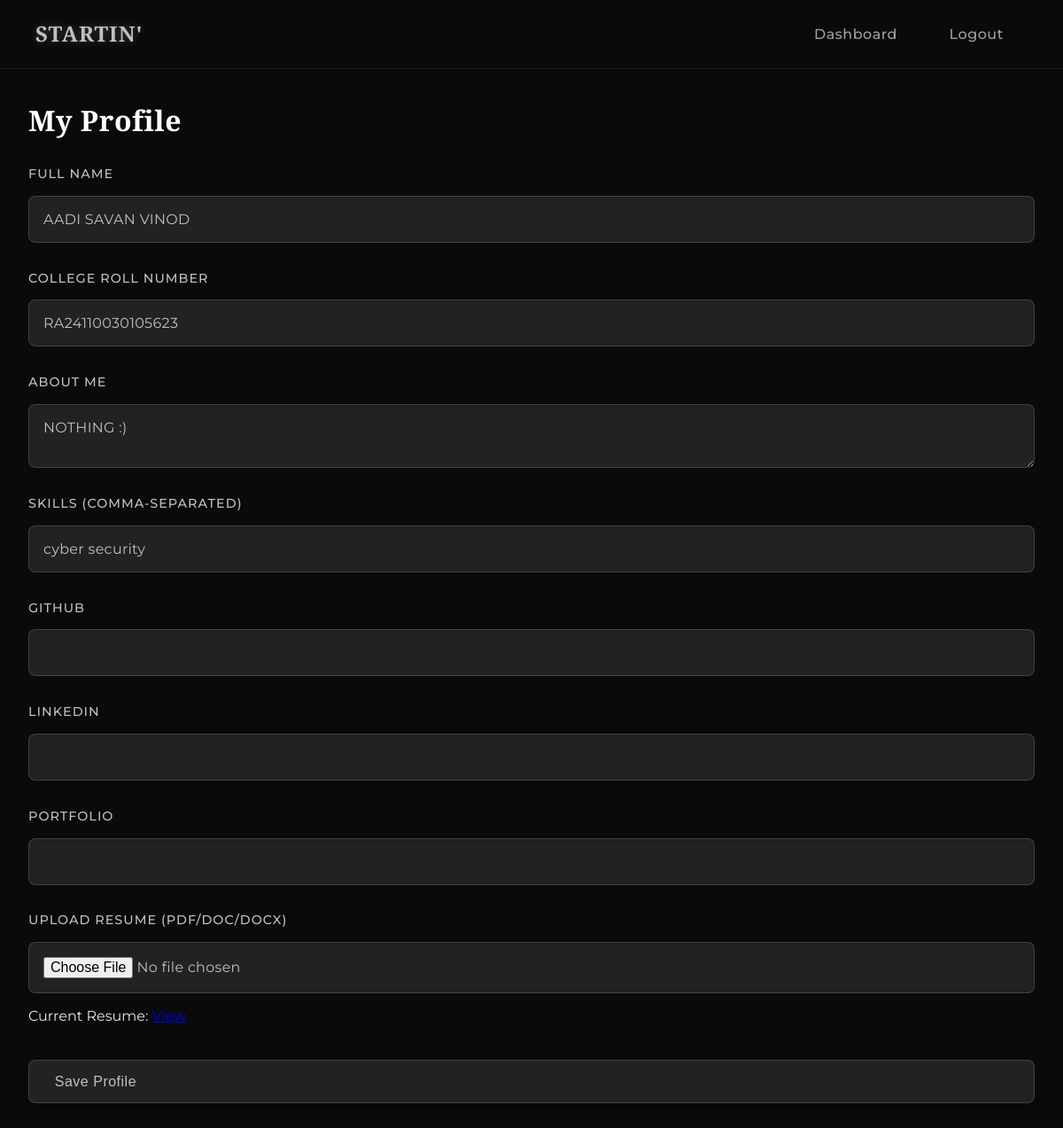
The page /student/profile (signed in) on the database its author committed.
### Models.py (models this page shows)
class StudentProfile(db.Model):
    __tablename__ = "student_profile"
    id = db.Column(db.Integer, primary_key=True)
    student_id = db.Column(db.Integer, db.ForeignKey("student_registeration.id"), unique=True, nullable=False)
    name = db.Column(db.String(100), nullable=False)
    college_roll = db.Column(db.String(50), nullable=False, unique=True)
    about = db.Column(db.Text)
    skillset = db.Column(db.String(300))
    resume = db.Column(db.String(200))
    github = db.Column(db.String(200))
    linkedin = db.Column(db.String(200))
    portfolio = db.Column(db.String(200))
    listings = db.relationship("StudentListing", backref="student", lazy=True)

### app.py (the view, shortened to what this page needs)
@app.route('/student/profile', methods=["GET", "POST"])
def profile():
    student_id = session.get('student_id')
    if not student_id:
        return redirect(url_for('login_student'))
    profile = StudentProfile.query.filter_by(student_id=student_id).first()
    return render_template('profile_student.html', profile=profile)

### templates/profile_student.html (shortened to what this page needs)
<!DOCTYPE html>
<html lang="en">
<head>
    <link rel="stylesheet" href="{{ url_for('static', filename='styles_student.css') }}">
</head>
<body>
<nav class="navbar">
    <div class="nav-brand">STARTIN'</div>
    <div class="nav-links">
        <a href="{{ url_for('index1') }}">Dashboard</a>
        <a href="{{ url_for('logout') }}" class="logout-btn">Logout</a>
    </div>
</nav>
<main class="profile-main-container">
    <h1>My Profile</h1>
    <form method="POST" enctype="multipart/form-data" class="profile-form">
        <div class="form-group">
            <label for="studentName">Full Name</label>
            <input type="text" id="studentName" name="studentName" value="{{ profile.name if profile else '' }}" required>
        </div>
        <div class="form-group">
            <label for="rollNumber">College Roll Number</label>
            <input type="text" id="rollNumber" name="rollNumber" value="{{ profile.college_roll if profile else '' }}" required>
        </div>
        <div class="form-group">
            <label for="aboutMe">About Me</label>
            <textarea id="aboutMe" name="aboutMe">{{ profile.about if profile else '' }}</textarea>
        </div>
        <div class="form-group">
            <label for="skillset">Skills (comma-separated)</label>
            <input type="text" id="skillset" name="skillset" value="{{ profile.skillset if profile else '' }}">
        </div>
        <div class="form-group">
            <label for="github">GitHub</label>
            <input type="url" id="github" name="github" value="{{ profile.github if profile else '' }}">
        </div>
        <div class="form-group">
            <label for="linkedin">LinkedIn</label>
            <input type="url" id="linkedin" name="linkedin" value="{{ profile.linkedin if profile else '' }}">
        </div>
        <div class="form-group">
            <label for="portfolio">Portfolio</label>
            <input type="url" id="portfolio" name="portfolio" value="{{ profile.portfolio if profile else '' }}">
        </div>
        <div class="form-group">
            <label for="resume">Upload Resume (PDF/DOC/DOCX)</label>
            <input type="file" id="resume" name="resume" accept=".pdf,.doc,.docx">
            {% if profile and profile.resume %}
                <p>Current Resume: <a href="{{ profile.resume }}" target="_blank">View</a></p>
            {% endif %}
        </div>
        <button type="submit" class="btn-primary">Save Profile</button>
    </form>
</main>
</body>
</html>

### static/styles_student.css (style rules this page uses)
* { margin: 0; padding: 0; box-sizing: border-box; }
:root { --rich-black: #0a0a0a; --primary-black: #121212; --secondary-black: #1a1a1a; --tertiary-black: #222222; --elegant-silver: #c0c0c0; --bright-silver: #d8d8d8; --soft-silver: #a0a0a0; --accent-silver: #e5e5e5; --pure-white: #ffffff; --light-silver: #f5f5f5; --primary-silver: #888888; --transition-smooth: all 0.3s cubic-bezier(0.4, 0, 0.2, 1); --transition-bounce: all 0.4s cubic-bezier(0.68, -0.6, 0.32, 1.6); --transition-glide: all 0.6s cubic-bezier(0.34, 1.56, 0.64, 1); --transition-slow: all 0.8s cubic-bezier(0.4, 0, 0.2, 1); --shadow-soft: 0 4px 6px rgba(0, 0, 0, 0.2); --shadow-medium: 0 6px 12px rgba(0, 0, 0, 0.25); --shadow-hover: 0 8px 16px rgba(0, 0, 0, 0.3); --glow-silver: 0 0 15px rgba(192, 192, 192, 0.3); }
body { font-family: 'Montserrat', sans-serif; line-height: 1.6; color: var(--accent-silver); background-color: var(--rich-black); transition: var(--transition-smooth); }
h1, h2, h3, .nav-brand { font-family: 'Playfair Display', serif; color: var(--pure-white); letter-spacing: 0.5px; }
.navbar { position: sticky; top: 0; background-color: var(--rich-black); padding: 1.2rem 2.5rem; display: flex; justify-content: space-between; align-items: center; box-shadow: 0 2px 20px rgba(0, 0, 0, 0.4); z-index: 1000; transition: var(--transition-smooth); border-bottom: 1px solid rgba(192, 192, 192, 0.1); -webkit-backdrop-filter: blur(8px); backdrop-filter: blur(8px); }
.nav-brand { color: var(--elegant-silver); font-size: 1.5rem; font-weight: 700; letter-spacing: 1px; transition: var(--transition-bounce); text-shadow: 0 0 10px rgba(192, 192, 192, 0.3); }
.nav-links a { color: var(--soft-silver); text-decoration: none; padding: 0.6rem 1.2rem; margin: 0 0.5rem; transition: var(--transition-smooth); position: relative; font-weight: 500; letter-spacing: 0.5px; }
.nav-links a::after { content: ''; position: absolute; bottom: -2px; left: 50%; width: 0; height: 1px; background: linear-gradient(90deg, transparent, var(--elegant-silver), transparent); transition: var(--transition-bounce); transform: translateX(-50%); }
main { padding: 2rem; max-width: 1200px; margin: 0 auto; }
h1, h2 { margin-bottom: 1.5rem; color: var(--pure-white); }
.btn-primary, .btn-secondary { padding: 0.9rem 1.8rem; border: none; border-radius: 8px; font-size: 1rem; cursor: pointer; transition: var(--transition-bounce); margin: 0.5rem 0; font-weight: 500; letter-spacing: 0.5px; position: relative; overflow: hidden; display: inline-flex; align-items: center; gap: 0.5rem; }
.btn-primary { background-color: var(--tertiary-black); color: var(--elegant-silver); box-shadow: var(--shadow-soft); border: 1px solid rgba(192, 192, 192, 0.2); }
.btn-primary::before { content: ''; position: absolute; top: 50%; left: 50%; width: 100%; height: 100%; background: radial-gradient(circle, rgba(192, 192, 192, 0.2), transparent 60%); transform: translate(-50%, -50%) scale(0); transition: var(--transition-smooth); }
.profile-form { display: grid; gap: 1.8rem; position: relative; z-index: 1; }
.form-group { display: flex; flex-direction: column; gap: 0.8rem; opacity: 0; animation: fadeInUp 0.5s ease-out forwards; }
.form-group:nth-child(1) { animation-delay: 0.1s; }
.form-group:nth-child(2) { animation-delay: 0.2s; }
.form-group:nth-child(3) { animation-delay: 0.3s; }
.form-group:nth-child(4) { animation-delay: 0.4s; }
.form-group:nth-child(5) { animation-delay: 0.5s; }
.form-group:nth-child(6) { animation-delay: 0.6s; }
.form-group:nth-child(7) { animation-delay: 0.7s; }
.form-group:nth-child(8) { animation-delay: 0.8s; }
.form-group label { color: var(--elegant-silver); font-weight: 500; font-size: 0.9rem; letter-spacing: 1px; text-transform: uppercase; font-family: 'Montserrat', sans-serif; transform: translateX(-10px); opacity: 0; animation: fadeInUp 0.5s ease-out forwards; animation-delay: 0.2s; }
.form-group input, .form-group textarea { padding: 1rem; border: 1px solid rgba(192, 192, 192, 0.2); border-radius: 8px; font-size: 1rem; color: var(--elegant-silver); background: var(--tertiary-black); transition: var(--transition-glide); box-shadow: inset 0 1px 3px rgba(0, 0, 0, 0.1); font-family: 'Montserrat', sans-serif; font-weight: 400; letter-spacing: 0.3px; }
::placeholder { color: var(--soft-silver); opacity: 0.6; }

### rows shown on the page
StudentProfile: studentName "AADI SAVAN VINOD", rollNumber "RA24110030105623", aboutMe "NOTHING :)", skillset "cyber security"
